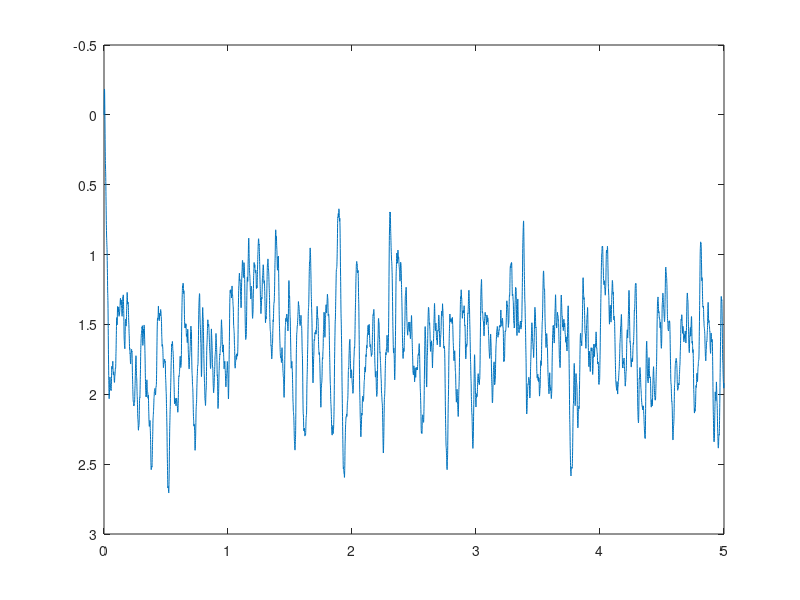

Write the MATLAB code that produced this figure.
% code in Hebbink, G. J. "Activity types in a neural mass model." Master's thesis,
% University of Twente, 2014.

clc,clear,close all;
tic ; %To measure computation time
 %% Simulation s e t t i n g s
 Npart=5; %Number of parts for f o u r i e r transform including i n t i a l part
 Tend=1*Npart ; %Total simulation time
 NTST=Tend*10000; %Number of Time Steps
 Nout=5; %Output every 5 th timestep

 deltat=Tend/NTST; %Timestep s i z e
 v0=6;e0=2.5;
ad=33;r=0.56;

sigmoid= @(t) (2*e0)./(1+exp(r*(v0-t)));

 %% Parameter s e t t i n g s
 A=3.25; %Average excitory synaptic gain
 B=25; %Average slow i n h i b i t o r y synaptic gain
 G=15; %Average f a s t i n h i b i t o r y synaptic gain

 a=100; %Inverse of excitory time constant
 b=50; %Inverse of slow i n h i b i t o r y time constant
 g=500; %Inverse of f a s t i n h i b i t o r y time constant

 C=65; %Connectivity parameter
 C1=C;
 C2=0.8*C;
 C3=0.25*C;
 C4=0.25*C;
 C5=0.3*C;
 C6=0.1*C;
 C7=0.8*C;

 pf =90; %Mean input
 sd=2; %Standard deviation input

 %% I n i t i a l condititons
 x=zeros (4 ,1) ;
 y=zeros (4 ,1) ;

 %% I n i t i a l i s e v a r i a b l e s for computation
 Im=eye(4,4) ;

 Q1=-deltat *diag ( [ a ^2 , a ^2 ,b^2 , g ^2]) ;
 Q2=Im-2*deltat *diag ( [ a , a , b , g ] ) ;
 Q3=deltat *diag ( [A*a ,A*a ,B*b ,G*g ] ) ;
 
 
 fd =[0;A*a*pf /C2 ; 0 ; 0 ] *deltat ;
 fs =[0;A*a/C2 ; 0 ; 0 ] *sqrt ( deltat ) *sd*randn (1 ,NTST) ;

 P=[[0 , C2, -C4,-C7 ] ;
 [ C1 , 0 , 0 , 0 ] ;
 [ C3 , 0 , 0 , 0 ] ;
 [ C5,0 , -C6 , 0 ] ] ;

 u=P*x ;
 uout=zeros (4 , ceil (NTST/Nout)+1) ;
 uout ( : , 1 )=u ;

 xn=zeros (4 ,1) ;
 yn=zeros (4 ,1) ;

 %%
 t1=toc ;
 disp ( ['Initialisation time :' ,num2str(t1) ] ) ;
 disp ('Start simulation' ) ;

 tel =0;
 indexplot =2;
 for i =1:NTST
 xn=x+deltat *y ;
 yn=Q1*x+Q2*y+Q3*sigmoid(u)+fd+fs ( : , i ) ;

 x=xn ;
 y=yn ;
 u=P*x ;

 %Saves u for output every Nout i t e r a t i o n s
 tel = tel +1;
 if tel == Nout
 tel = 0;
 uout( : , indexplot )=u ;
 indexplot=indexplot +1;
 end
 end

 t2=toc ;
 disp ( [' Simulation complete , duration :' ,num2str(t2-t1 ) ] ) ;

 %% Post processing
close all
 %Plot time s e r i e s
figure ;
plot ( 0 : deltat *Nout : Tend , uout( 1 , : ) ) ;
xlim( [ 0 Tend ] )
set(gca ,'YDir' ,'reverse' ) ;


%%
%  %Calculate frequency spectrum
%  for j =1:Npart -1;
%  [ f , pow]= freqplot( uout (1 , floor(NTST*j /( Npart*Nout) ) : floor (NTST*( j +1)/( Npart*Nout) ) )- ...
%      mean( uout (1 , floor(NTST*j /( Npart*Nout) ) : floor (NTST*( j +1)/( Npart*Nout) ) ) ) ,1/( deltat *Nout) ) ;
%  if j >1;
%  powtot=powtot+pow ;
%  else
%  powtot=pow ;
%  end
%  end
% 
%  %Display frequency spectrum
% 
% figure;
%  plot( f , powtot /( Npart -1)) ;
%  xlim( [ 0 50])
% 
%  toc ; %Displays t o t a l c
%  